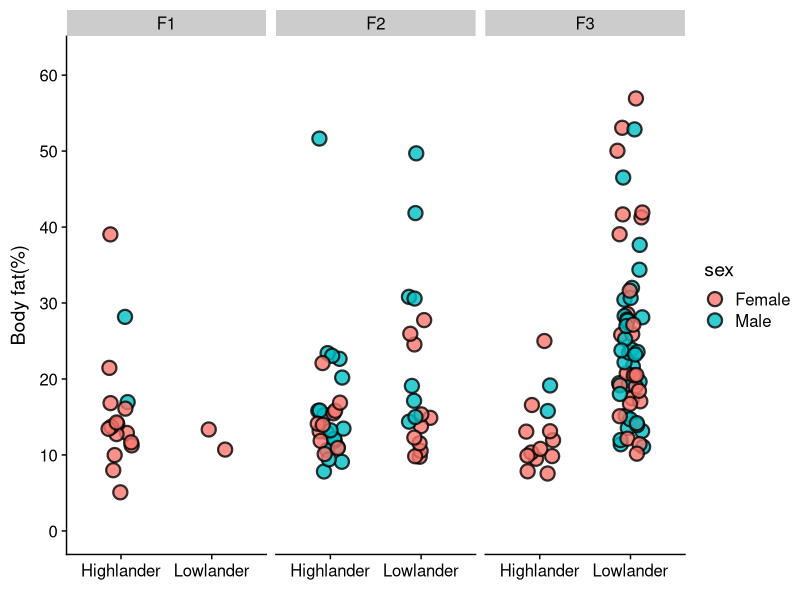
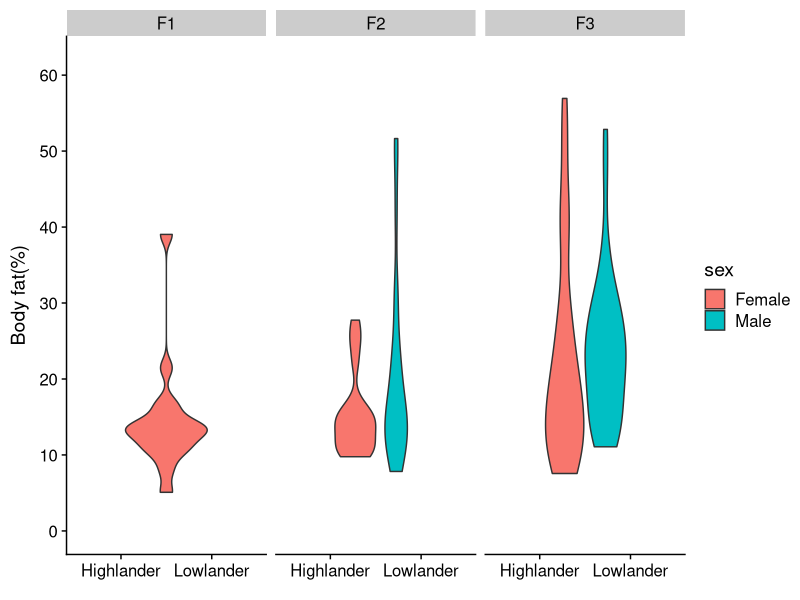
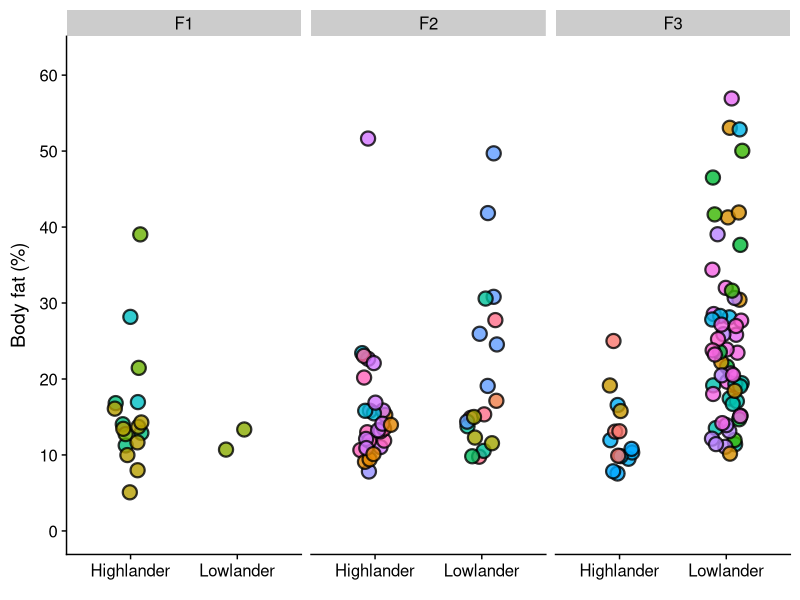
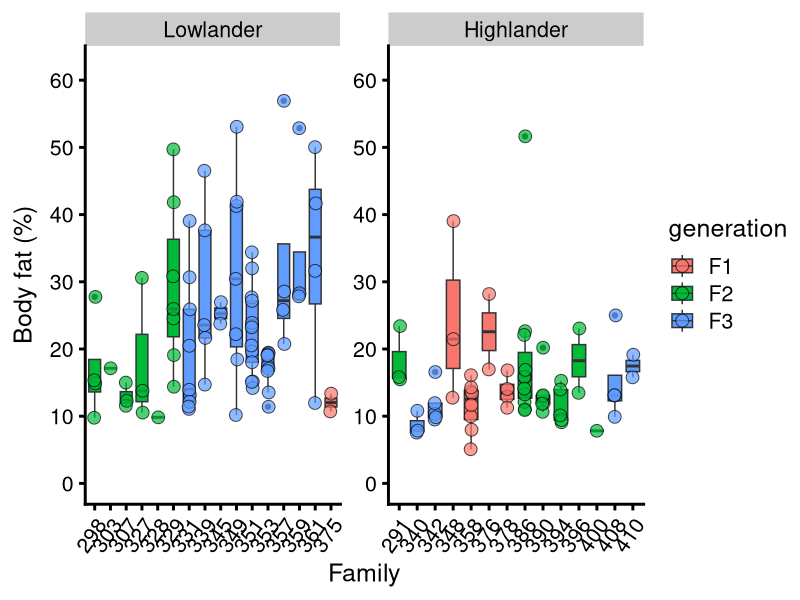
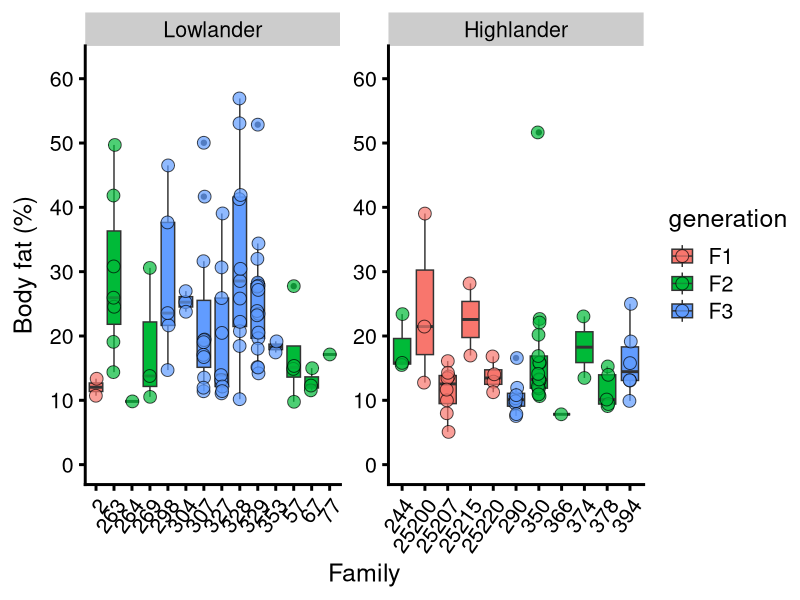
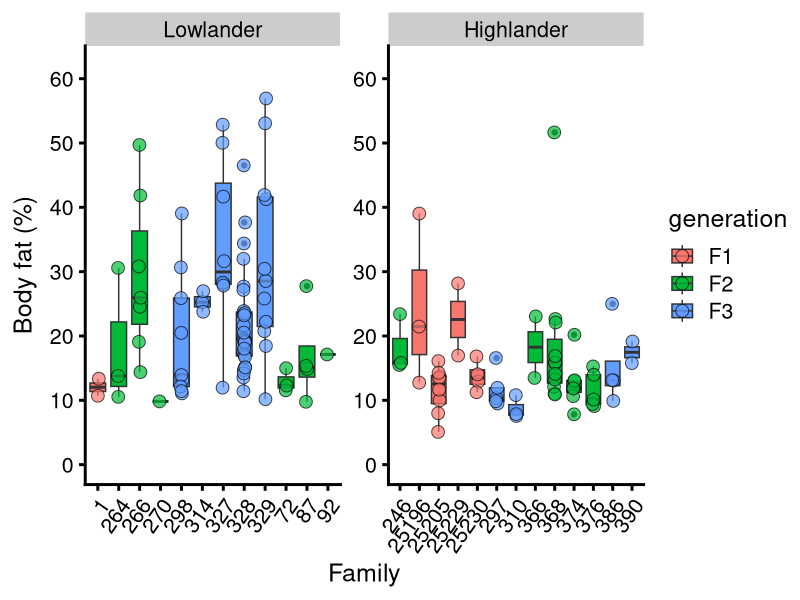
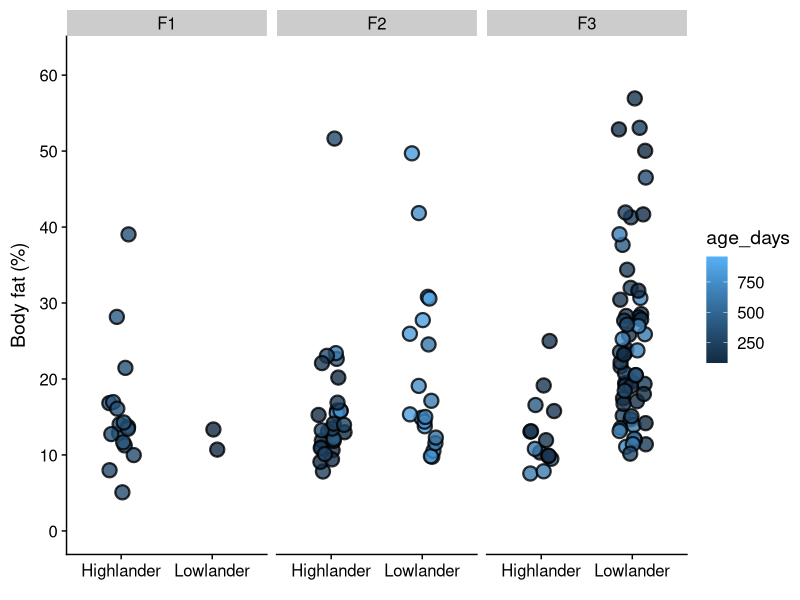
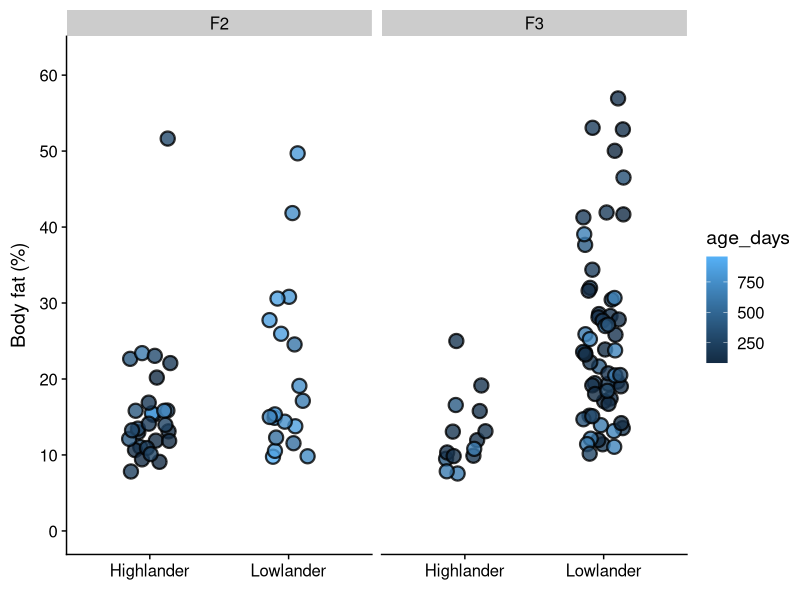

The R script that drew these images, in order:
# Body composition analysis
#
# Author: D. Somo
# Date created: 13 May 2024
##############################################################

# Needed packages
library(tidyverse)
library(cowplot)

# Read in data
bc_data <- readr::read_csv("./DeerMice_GenerationBodyComp_Data_v1.0_DAS_Through25July2024_EvanPracticeCopy - Copy.csv")
bc_data

# ~~~~~~~~~~~~~~
#
# Data cleaning
#
# ~~~~~~~~~~~~~~
bc_data$native_alt[bc_data$native_alt == "Highlasnders"] <- "Highlanders" # Fix typo

# Counts for generation and population
table(bc_data$native_alt, bc_data$generation) # No F1 lowlanders

bc_data$native_alt[bc_data$native_alt == "Highlanders"] <- "Highlander" # Make label uniform
bc_data$native_alt[bc_data$native_alt == "Lowlanders"] <- "Lowlander" # Make label uniform

table(bc_data$native_alt, bc_data$generation)

# Number of different familes for each population and generation
table(bc_data$native_alt, bc_data$family, bc_data$generation)

table(bc_data$population)

bc_data$population[bc_data$population == "MSB" |
                     bc_data$population == "ME"] <- "MBS"

table(bc_data$population)
# ~~~~~~~~~~~~~~~~~~~~~~~~~
# End data cleaning section
# ~~~~~~~~~~~~~~~~~~~~~~~~~


### ~~~~~~~~~~~~~~~
###
### Visualize data:
###
### ~~~~~~~~~~~~~~~

### Fill by sex
bc_data |> 
  ggplot(aes(x=native_alt, y=fat_percent, fill = sex))+
  geom_jitter(width = 0.15, height = 0, 
              shape = 21, size = 4, alpha = 0.8, stroke = 1.15)+
  facet_wrap("generation")+
  scale_x_discrete(name = element_blank())+
  scale_y_continuous(name = expression(paste("Body fat(%)")),
                     limits = c(0,62),
                     breaks = seq(0,60,10))+
  theme_cowplot()

bc_data |> 
  ggplot(aes(x=native_alt, y=fat_percent, fill = sex, group = sex))+
  geom_violin()+
  facet_wrap("generation")+
  scale_x_discrete(name = element_blank())+
  scale_y_continuous(name = expression(paste("Body fat(%)")),
                     limits = c(0,62),
                     breaks = seq(0,60,10))+
  theme_cowplot()

### Fill by family <<<------- Crucial section!

# Generate a random number for each family
bc_fam_rand_data <- bc_data |> 
  group_by(family) |> 
  mutate(random_family_numbers = runif(1)) |> 
  ungroup()

bc_fam_rand_data |> 
  ggplot(aes(x=native_alt, y=fat_percent, fill = as.character(random_family_numbers)))+
  geom_jitter(width = 0.15, height = 0, 
              shape = 21, size = 4, alpha = 0.8, stroke = 1.15)+
  facet_wrap("generation")+
  guides(fill = "none")+
  scale_x_discrete(name = element_blank())+
  scale_y_continuous(name = expression(paste("Body fat (%)")),
                     limits = c(0,62),
                     breaks = seq(0,60,10))+
  theme_cowplot()

##
## ~~~~~~~~~~~~~~~~~~~~~~~~~
## Plot body comp by family
## ~~~~~~~~~~~~~~~~~~~~~~~~~
##

bc_data %>% 
  dplyr::mutate(fam_chr = as.character(family),
                pop_alt = if_else(population == "KN","Lowlander","Highlander"),
                pop_alt_fct = forcats::as_factor(pop_alt),
                pop_alt_ord_var = if_else(pop_alt == "Lowlander",1,2),
                pop_alt_ord_fct = forcats::fct_reorder(pop_alt_fct, pop_alt_ord_var)) %>% 
  ggplot(aes(x=fam_chr, y=fat_percent, fill=generation))+
  geom_boxplot()+
  geom_jitter(shape=21, size=4, alpha=0.7,
              width=0.05, height=0)+
  scale_y_continuous(name = expression(paste("Body fat (%)")),
                     limits = c(0,62),
                     breaks = seq(0,60,10))+
  scale_x_discrete(name="Family")+
  facet_wrap(~ pop_alt_ord_fct,
             scales="free")+
  theme_cowplot(font_size=18,
                line_size=1)+
  theme(axis.text.x = element_text(angle=55, vjust=1, hjust=1))

##
## ~~~~~~~~~~~~~~~~~~~~~~~~~~~~~~~~~~
## Plot body comp by Father's family
## ~~~~~~~~~~~~~~~~~~~~~~~~~~~~~~~~~~
##

bc_data %>% 
  dplyr::mutate(fam_dad_chr = as.character(father_fam),
                pop_alt = if_else(population == "KN","Lowlander","Highlander"),
                pop_alt_fct = forcats::as_factor(pop_alt),
                pop_alt_ord_var = if_else(pop_alt == "Lowlander",1,2),
                pop_alt_ord_fct = forcats::fct_reorder(pop_alt_fct, pop_alt_ord_var)) %>% 
  ggplot(aes(x=fam_dad_chr, y=fat_percent, fill=generation))+
  geom_boxplot()+
  geom_jitter(shape=21, size=4, alpha=0.7,
              width=0.05, height=0)+
  scale_y_continuous(name = expression(paste("Body fat (%)")),
                     limits = c(0,62),
                     breaks = seq(0,60,10))+
  scale_x_discrete(name="Family")+
  facet_wrap(~ pop_alt_ord_fct,
             scales="free")+
  theme_cowplot(font_size=18,
                line_size=1)+
  theme(axis.text.x = element_text(angle=55, vjust=1, hjust=1))


##
## ~~~~~~~~~~~~~~~~~~~~~~~~~~~~~~~~~~
## Plot body comp by Mother's family
## ~~~~~~~~~~~~~~~~~~~~~~~~~~~~~~~~~~
##

bc_data %>% 
  dplyr::mutate(fam_mom_chr = as.character(mother_fam),
                pop_alt = if_else(population == "KN","Lowlander","Highlander"),
                pop_alt_fct = forcats::as_factor(pop_alt),
                pop_alt_ord_var = if_else(pop_alt == "Lowlander",1,2),
                pop_alt_ord_fct = forcats::fct_reorder(pop_alt_fct, pop_alt_ord_var)) %>% 
  ggplot(aes(x=fam_mom_chr, y=fat_percent, fill=generation))+
  geom_boxplot()+
  geom_jitter(shape=21, size=4, alpha=0.7,
              width=0.05, height=0)+
  scale_y_continuous(name = expression(paste("Body fat (%)")),
                     limits = c(0,62),
                     breaks = seq(0,60,10))+
  scale_x_discrete(name="Family")+
  facet_wrap(~ pop_alt_ord_fct,
             scales="free")+
  theme_cowplot(font_size=18,
                line_size=1)+
  theme(axis.text.x = element_text(angle=55, vjust=1, hjust=1))

### Fill by age
bc_data |> 
  ggplot(aes(x=native_alt, y=fat_percent, fill = age_days))+
  geom_jitter(width = 0.15, height = 0, 
              shape = 21, size = 4, alpha = 0.8, stroke = 1.15)+
  facet_wrap("generation")+
  scale_x_discrete(name = element_blank())+
  scale_y_continuous(name = expression(paste("Body fat (%)")),
                     limits = c(0,62),
                     breaks = seq(0,60,10))+
  theme_cowplot()

# F2 F3 only
bc_data |> 
  dplyr::filter(generation != "F1") %>% 
  ggplot(aes(x=native_alt, y=fat_percent, fill = age_days))+
  geom_jitter(width = 0.15, height = 0, 
              shape = 21, size = 4, alpha = 0.8, stroke = 1.15)+
  facet_wrap("generation")+
  scale_x_discrete(name = element_blank())+
  scale_y_continuous(name = expression(paste("Body fat (%)")),
                     limits = c(0,62),
                     breaks = seq(0,60,10))+
  theme_cowplot()


### Visualize age effect
bc_data |>
  ggplot(aes(x=age_days, y=fat_percent, fill=sex, shape=generation))+
  geom_point(size=4)+
  scale_shape_manual(values = c(21,22,23))+
  scale_x_continuous(name = expression(paste("Age (days)")),
                     limits = c(0,1000),
                     breaks = seq(0,1000,200))+
  guides(fill=guide_legend(override.aes = list(shape=21)))+
  theme_cowplot()

# Just F2 F3
bc_data |>
  dplyr::filter(generation != "F1") %>% 
  ggplot(aes(x=age_days, y=fat_percent, fill=sex, shape=generation))+
  geom_point(size=4)+
  scale_shape_manual(values = c(21,22,23))+
  scale_x_continuous(name = expression(paste("Age (days)")),
                     limits = c(0,1000),
                     breaks = seq(0,1000,200))+
  guides(fill=guide_legend(override.aes = list(shape=21)))+
  theme_cowplot()


bc_data |>
  ggplot(aes(x=age_days, y=fat_percent, fill=native_alt))+
  geom_point(shape=21, size=4, alpha=0.8, stroke=1.15)+
  scale_x_continuous(name = expression(paste("Age (days)")),
                     limits = c(0,1000),
                     breaks = seq(0,1000,250))+
  facet_wrap("generation")+
  #scale_shape_manual(values = c(21,25))+
  #guides(fill=guide_legend(override.aes = list(shape=21)))+
  scale_y_continuous(name = expression(paste("Body fat (%)")),
                     limits = c(0,62),
                     breaks = seq(0,60,10))+
  theme_cowplot()

# F2 F3 only
bc_data |>
  dplyr::filter(generation != "F1") %>% 
  ggplot(aes(x=age_days, y=fat_percent, fill=native_alt))+
  geom_point(shape=21, size=4, alpha=0.8, stroke=1.15)+
  scale_x_continuous(name = expression(paste("Age (days)")),
                     limits = c(0,1000),
                     breaks = seq(0,1000,250))+
  facet_wrap("generation")+
  #scale_shape_manual(values = c(21,25))+
  #guides(fill=guide_legend(override.aes = list(shape=21)))+
  scale_y_continuous(name = expression(paste("Body fat (%)")),
                     limits = c(0,62),
                     breaks = seq(0,60,10))+
  theme_cowplot()

